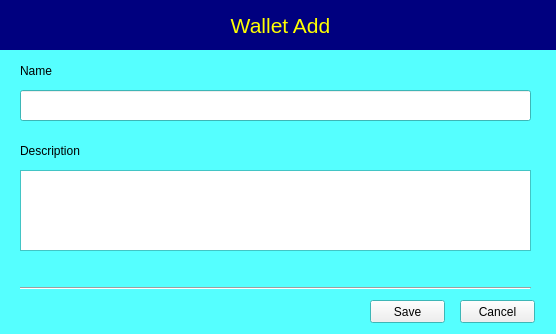
<?xml version="1.0" encoding="UTF-8"?>
<ui version="4.0">
 <class>Dialog</class>
 <widget class="QDialog" name="Dialog">
  <property name="geometry">
   <rect>
    <x>0</x>
    <y>0</y>
    <width>556</width>
    <height>334</height>
   </rect>
  </property>
  <property name="palette">
   <palette>
    <active>
     <colorrole role="Base">
      <brush brushstyle="SolidPattern">
       <color alpha="255">
        <red>255</red>
        <green>255</green>
        <blue>255</blue>
       </color>
      </brush>
     </colorrole>
     <colorrole role="Window">
      <brush brushstyle="SolidPattern">
       <color alpha="255">
        <red>85</red>
        <green>255</green>
        <blue>255</blue>
       </color>
      </brush>
     </colorrole>
    </active>
    <inactive>
     <colorrole role="Base">
      <brush brushstyle="SolidPattern">
       <color alpha="255">
        <red>255</red>
        <green>255</green>
        <blue>255</blue>
       </color>
      </brush>
     </colorrole>
     <colorrole role="Window">
      <brush brushstyle="SolidPattern">
       <color alpha="255">
        <red>85</red>
        <green>255</green>
        <blue>255</blue>
       </color>
      </brush>
     </colorrole>
    </inactive>
    <disabled>
     <colorrole role="Base">
      <brush brushstyle="SolidPattern">
       <color alpha="255">
        <red>85</red>
        <green>255</green>
        <blue>255</blue>
       </color>
      </brush>
     </colorrole>
     <colorrole role="Window">
      <brush brushstyle="SolidPattern">
       <color alpha="255">
        <red>85</red>
        <green>255</green>
        <blue>255</blue>
       </color>
      </brush>
     </colorrole>
    </disabled>
   </palette>
  </property>
  <property name="windowTitle">
   <string>Dialog</string>
  </property>
  <widget class="QLabel" name="lbl_caption">
   <property name="geometry">
    <rect>
     <x>0</x>
     <y>0</y>
     <width>561</width>
     <height>50</height>
    </rect>
   </property>
   <property name="palette">
    <palette>
     <active>
      <colorrole role="WindowText">
       <brush brushstyle="SolidPattern">
        <color alpha="255">
         <red>255</red>
         <green>255</green>
         <blue>0</blue>
        </color>
       </brush>
      </colorrole>
      <colorrole role="Base">
       <brush brushstyle="SolidPattern">
        <color alpha="255">
         <red>255</red>
         <green>255</green>
         <blue>255</blue>
        </color>
       </brush>
      </colorrole>
      <colorrole role="Window">
       <brush brushstyle="SolidPattern">
        <color alpha="255">
         <red>0</red>
         <green>0</green>
         <blue>127</blue>
        </color>
       </brush>
      </colorrole>
     </active>
     <inactive>
      <colorrole role="WindowText">
       <brush brushstyle="SolidPattern">
        <color alpha="255">
         <red>255</red>
         <green>255</green>
         <blue>0</blue>
        </color>
       </brush>
      </colorrole>
      <colorrole role="Base">
       <brush brushstyle="SolidPattern">
        <color alpha="255">
         <red>255</red>
         <green>255</green>
         <blue>255</blue>
        </color>
       </brush>
      </colorrole>
      <colorrole role="Window">
       <brush brushstyle="SolidPattern">
        <color alpha="255">
         <red>0</red>
         <green>0</green>
         <blue>127</blue>
        </color>
       </brush>
      </colorrole>
     </inactive>
     <disabled>
      <colorrole role="WindowText">
       <brush brushstyle="SolidPattern">
        <color alpha="255">
         <red>120</red>
         <green>120</green>
         <blue>120</blue>
        </color>
       </brush>
      </colorrole>
      <colorrole role="Base">
       <brush brushstyle="SolidPattern">
        <color alpha="255">
         <red>0</red>
         <green>0</green>
         <blue>127</blue>
        </color>
       </brush>
      </colorrole>
      <colorrole role="Window">
       <brush brushstyle="SolidPattern">
        <color alpha="255">
         <red>0</red>
         <green>0</green>
         <blue>127</blue>
        </color>
       </brush>
      </colorrole>
     </disabled>
    </palette>
   </property>
   <property name="font">
    <font>
     <pointsize>16</pointsize>
    </font>
   </property>
   <property name="autoFillBackground">
    <bool>true</bool>
   </property>
   <property name="text">
    <string>Wallet Add</string>
   </property>
   <property name="alignment">
    <set>Qt::AlignCenter</set>
   </property>
  </widget>
  <widget class="QLabel" name="lbl_name">
   <property name="geometry">
    <rect>
     <x>20</x>
     <y>60</y>
     <width>361</width>
     <height>21</height>
    </rect>
   </property>
   <property name="text">
    <string>Name</string>
   </property>
  </widget>
  <widget class="QLabel" name="lbl_description">
   <property name="geometry">
    <rect>
     <x>20</x>
     <y>140</y>
     <width>361</width>
     <height>21</height>
    </rect>
   </property>
   <property name="text">
    <string>Description</string>
   </property>
  </widget>
  <widget class="QLineEdit" name="txt_name">
   <property name="geometry">
    <rect>
     <x>20</x>
     <y>90</y>
     <width>511</width>
     <height>31</height>
    </rect>
   </property>
  </widget>
  <widget class="QTextEdit" name="txt_description">
   <property name="geometry">
    <rect>
     <x>20</x>
     <y>170</y>
     <width>511</width>
     <height>81</height>
    </rect>
   </property>
  </widget>
  <widget class="QPushButton" name="btn_cancel">
   <property name="geometry">
    <rect>
     <x>460</x>
     <y>300</y>
     <width>75</width>
     <height>23</height>
    </rect>
   </property>
   <property name="text">
    <string>Cancel</string>
   </property>
   <property name="icon">
    <iconset>
     <normaloff>data/assets/close.png</normaloff>data/assets/close.png</iconset>
   </property>
   <property name="autoDefault">
    <bool>false</bool>
   </property>
  </widget>
  <widget class="QPushButton" name="btn_save">
   <property name="geometry">
    <rect>
     <x>370</x>
     <y>300</y>
     <width>75</width>
     <height>23</height>
    </rect>
   </property>
   <property name="text">
    <string>Save</string>
   </property>
   <property name="icon">
    <iconset>
     <normaloff>data/assets/ok.png</normaloff>data/assets/ok.png</iconset>
   </property>
   <property name="autoDefault">
    <bool>false</bool>
   </property>
  </widget>
  <widget class="Line" name="line">
   <property name="geometry">
    <rect>
     <x>20</x>
     <y>280</y>
     <width>511</width>
     <height>16</height>
    </rect>
   </property>
   <property name="orientation">
    <enum>Qt::Horizontal</enum>
   </property>
  </widget>
 </widget>
 <resources/>
 <connections/>
</ui>
